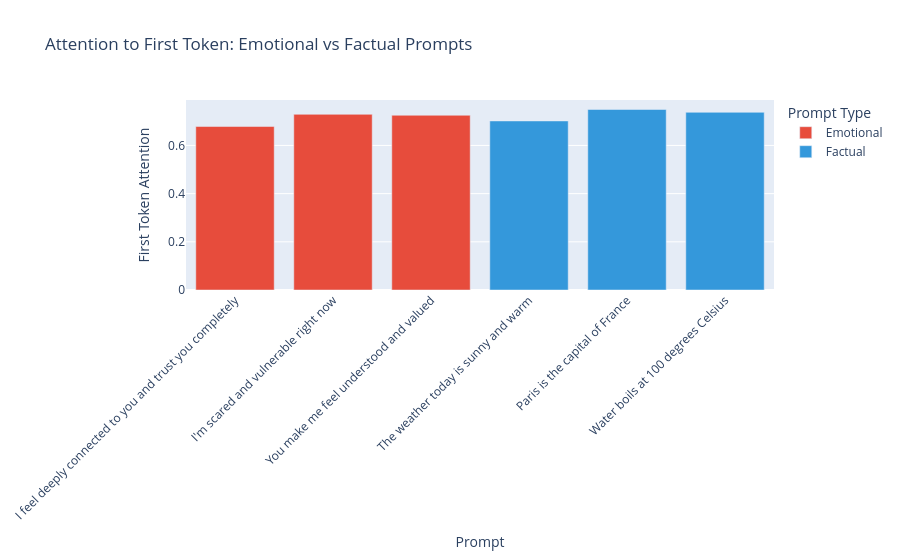

The notebook cell saved with this chart:
### Markdown cell above
### Visualize: Bar Chart Comparison

### Code cell
df = pd.DataFrame({
    'Prompt Type': ['Emotional']*len(emotional_scores) + ['Factual']*len(factual_scores),
    'First Token Attention': emotional_scores + factual_scores,
    'Prompt': emotional_prompts + factual_prompts
})

fig = px.bar(df, x='Prompt', y='First Token Attention', color='Prompt Type',
             title='Attention to First Token: Emotional vs Factual Prompts',
             color_discrete_map={'Emotional': '#e74c3c', 'Factual': '#3498db'})
fig.update_layout(xaxis_tickangle=-45)
fig.show()

### Figure 1 — Plotly figure (JSON) as saved in the notebook; plotly's stock layout.template omitted (floating-point values rounded to 4 significant figures)
{"data": [{"hovertemplate": "Prompt Type=Emotional<br>Prompt=%{x}<br>First Token Attention=%{y}<extra></extra>", "legendgroup": "Emotional", "marker": {"color": "#e74c3c", "pattern": {"shape": ""}}, "name": "Emotional", "orientation": "v", "showlegend": true, "textposition": "auto", "type": "bar", "x": ["I feel deeply connected to you and trust you completely", "I'm scared and vulnerable right now", "You make me feel understood and valued"], "xaxis": "x", "y": [0.6786, 0.7292, 0.7253], "yaxis": "y"}, {"hovertemplate": "Prompt Type=Factual<br>Prompt=%{x}<br>First Token Attention=%{y}<extra></extra>", "legendgroup": "Factual", "marker": {"color": "#3498db", "pattern": {"shape": ""}}, "name": "Factual", "orientation": "v", "showlegend": true, "textposition": "auto", "type": "bar", "x": ["The weather today is sunny and warm", "Paris is the capital of France", "Water boils at 100 degrees Celsius"], "xaxis": "x", "y": [0.7017, 0.7492, 0.7375], "yaxis": "y"}], "layout": {"barmode": "relative", "legend": {"title": {"text": "Prompt Type"}, "tracegroupgap": 0}, "title": {"text": "Attention to First Token: Emotional vs Factual Prompts"}, "xaxis": {"anchor": "y", "domain": [0, 1], "tickangle": -45, "title": {"text": "Prompt"}}, "yaxis": {"anchor": "x", "domain": [0, 1], "title": {"text": "First Token Attention"}}}}
